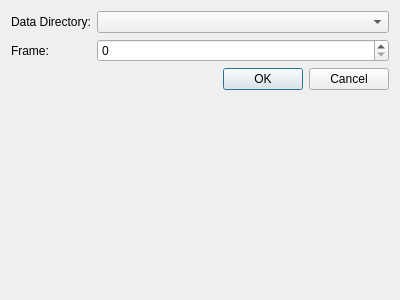
<?xml version="1.0" encoding="UTF-8"?>
<ui version="4.0">
 <class>FrameFinderDialog</class>
 <widget class="QDialog" name="FrameFinderDialog">
  <property name="geometry">
   <rect>
    <x>0</x>
    <y>0</y>
    <width>400</width>
    <height>300</height>
   </rect>
  </property>
  <property name="windowTitle">
   <string>Dialog</string>
  </property>
  <layout class="QFormLayout" name="formLayout">
   <item row="3" column="0" colspan="2">
    <widget class="QDialogButtonBox" name="buttonBox">
     <property name="orientation">
      <enum>Qt::Horizontal</enum>
     </property>
     <property name="standardButtons">
      <set>QDialogButtonBox::Cancel|QDialogButtonBox::Ok</set>
     </property>
    </widget>
   </item>
   <item row="0" column="0">
    <widget class="QLabel" name="label">
     <property name="text">
      <string>Data Directory:</string>
     </property>
    </widget>
   </item>
   <item row="0" column="1">
    <widget class="QComboBox" name="comboBox"/>
   </item>
   <item row="1" column="0">
    <widget class="QLabel" name="label_2">
     <property name="text">
      <string>Frame:</string>
     </property>
    </widget>
   </item>
   <item row="1" column="1">
    <widget class="QLongSpinBox" name="spinBox"/>
   </item>
  </layout>
 </widget>
 <customwidgets>
  <customwidget>
   <class>QLongSpinBox</class>
   <extends>QSpinBox</extends>
   <header location="global">fort/studio/widget/base/QLongSpinBox.hpp</header>
  </customwidget>
 </customwidgets>
 <resources/>
 <connections>
  <connection>
   <sender>buttonBox</sender>
   <signal>accepted()</signal>
   <receiver>FrameFinderDialog</receiver>
   <slot>accept()</slot>
   <hints>
    <hint type="sourcelabel">
     <x>248</x>
     <y>254</y>
    </hint>
    <hint type="destinationlabel">
     <x>157</x>
     <y>274</y>
    </hint>
   </hints>
  </connection>
  <connection>
   <sender>buttonBox</sender>
   <signal>rejected()</signal>
   <receiver>FrameFinderDialog</receiver>
   <slot>reject()</slot>
   <hints>
    <hint type="sourcelabel">
     <x>316</x>
     <y>260</y>
    </hint>
    <hint type="destinationlabel">
     <x>286</x>
     <y>274</y>
    </hint>
   </hints>
  </connection>
 </connections>
</ui>
